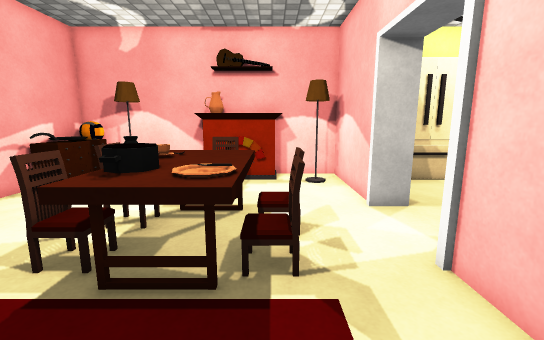
View 1 (above)

24 first-person views from a walk through a 3-D level made in the Unity game engine. The camera is 1.3 m above the floor, tilts 10° down and sees 90° across. Doors are open. The floor is counted in squares, 0.5 m on a side. Each view is taken from the middle of a square. On the plan, view 1 faces up. The plan holds only what a view shows up to about 19 squares ahead; the rest is blank. The player is left out. Surface patterns are stand-ins for the level's own textures.

View 2
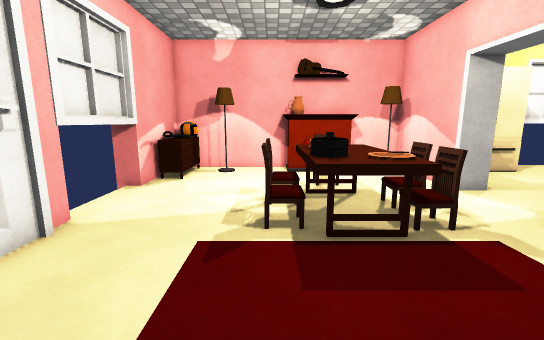

View 3
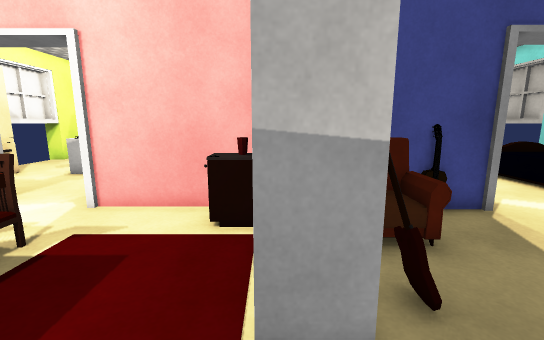

View 4
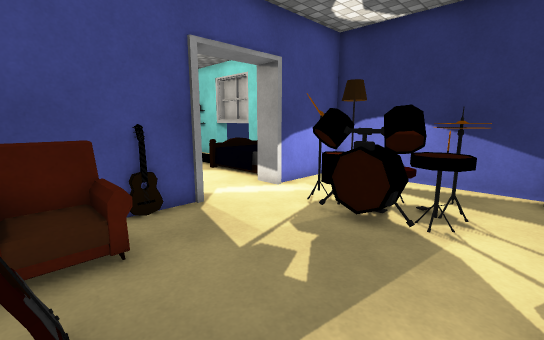

View 5
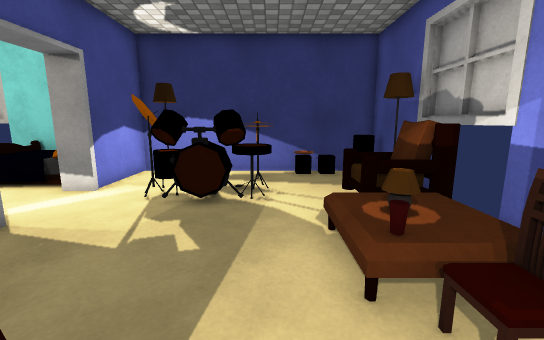

View 6
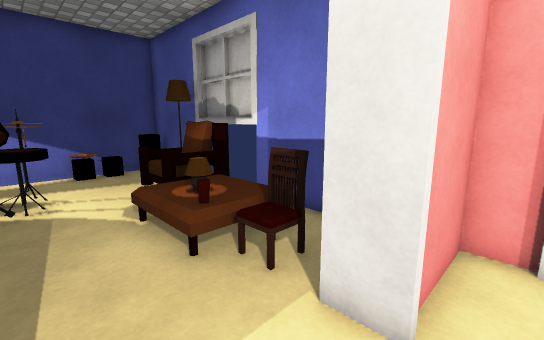

View 7
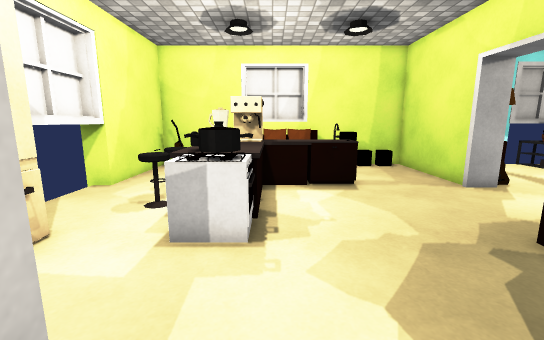

View 8
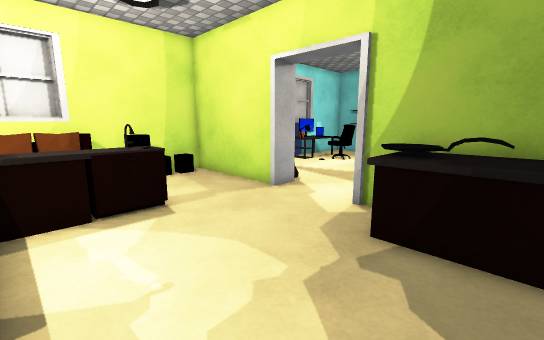

View 9
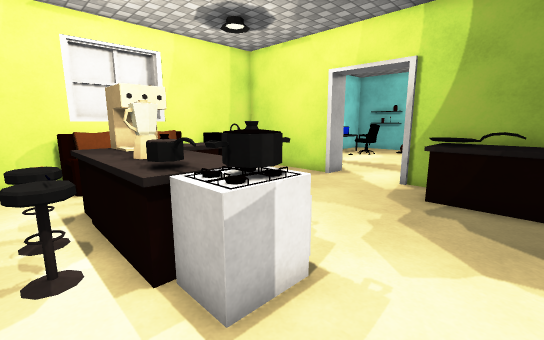

View 10
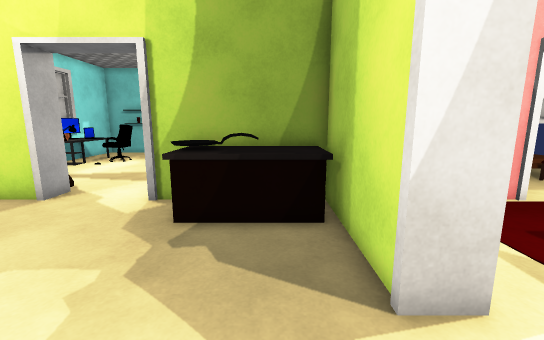

View 11
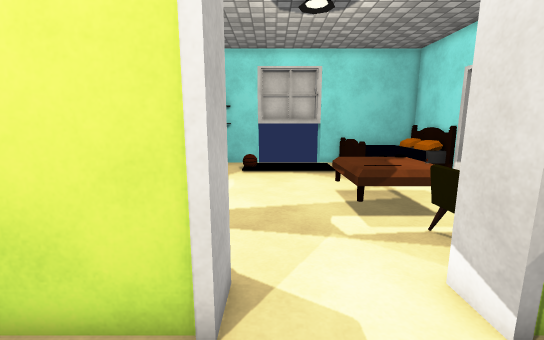

View 12
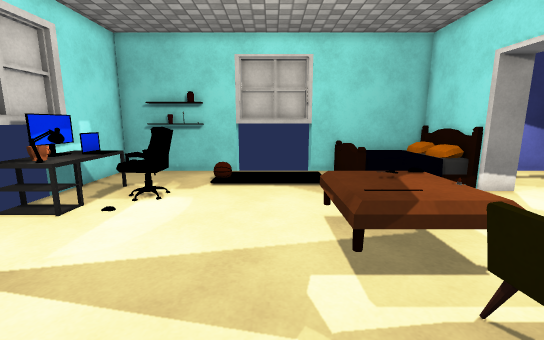

View 13
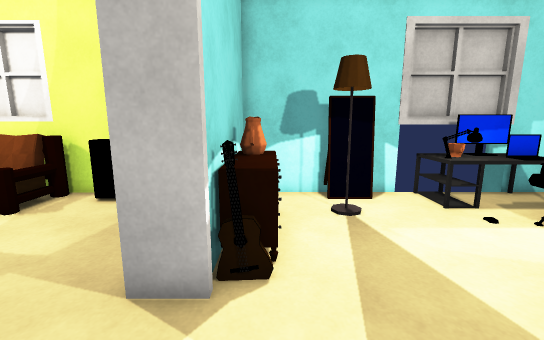

View 14
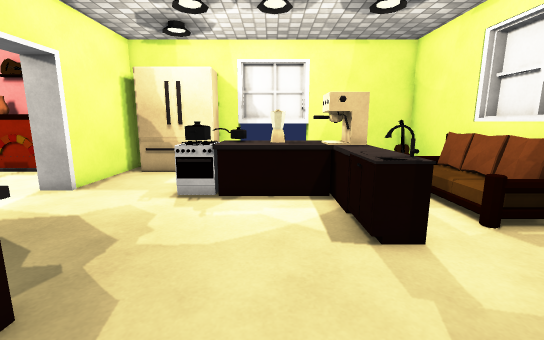

View 15
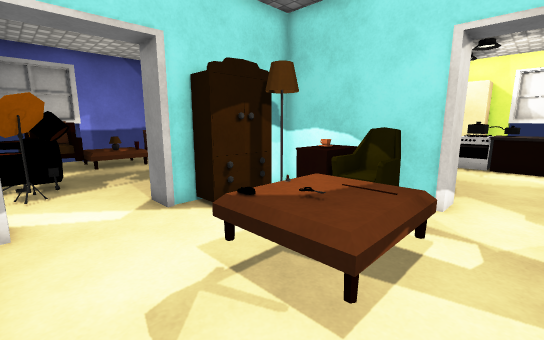

View 16
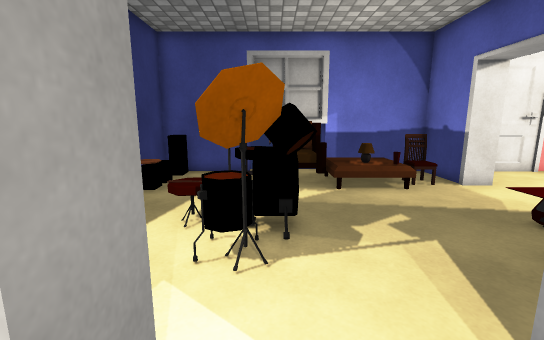

View 17
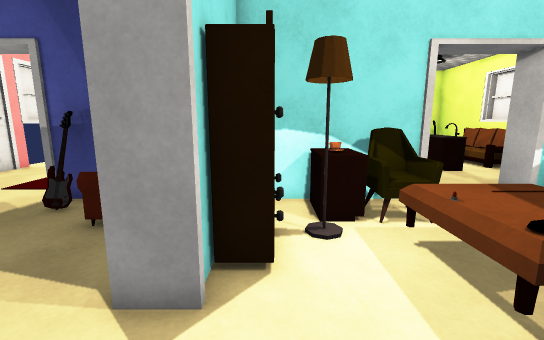

View 18
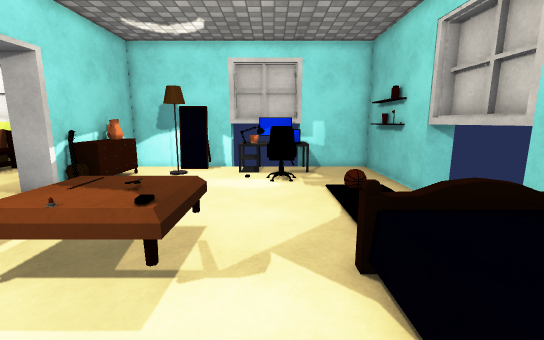

View 19
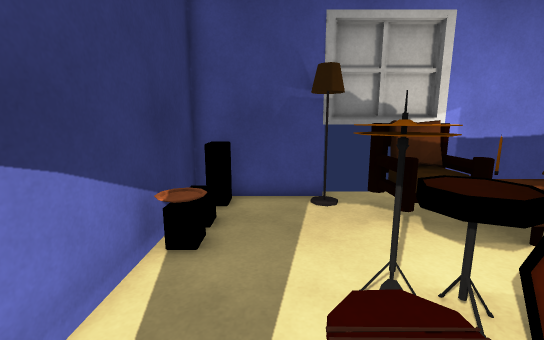

View 20
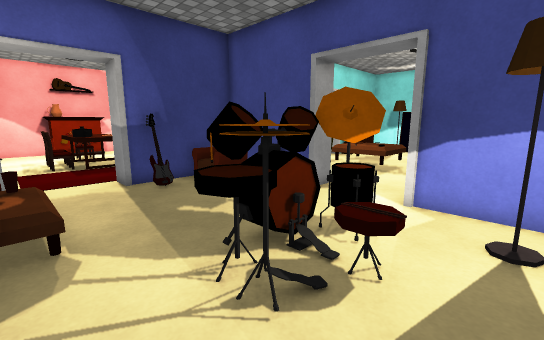

View 21
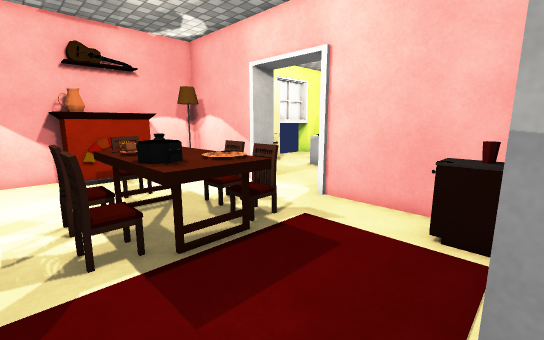

View 22
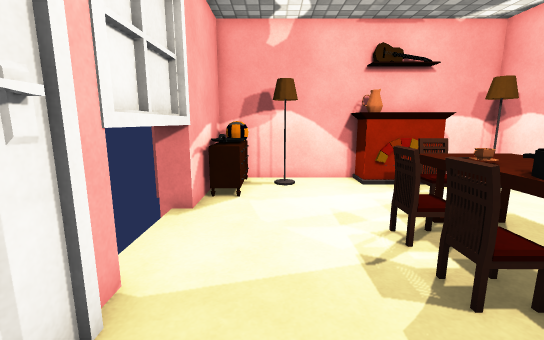

View 23
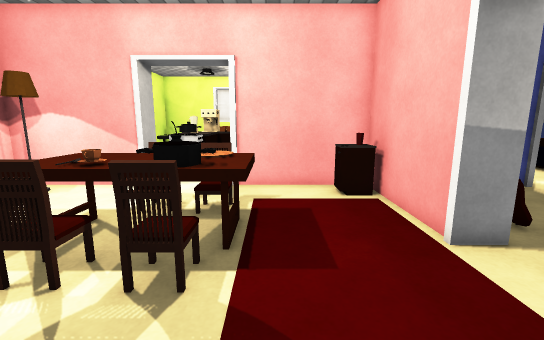

View 24
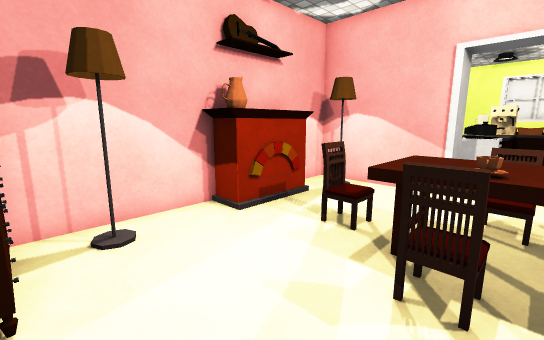

### Floor plan
Ten units are one square. View 1 is at (0, 0); x grows to the right and y downward. Boxes are objects, and circles mark ways between rooms. Rooms are numbered by the first view taken in them; rooms with no view inside come last. Other rooms are left out.
<svg viewBox="-105 -148 315 310">
<path fill="none" stroke="#000" d="M-92 -41 -92 -31M32 -82 32 -137 -95 -137M-94 -39 -94 -19M-98 -69 -98 -56M-25 10 32 10 32 -47M-96 -87 -96 -55M-94 -95 -94 -43M-98 -87 -98 -73M-94 -3 -94 10 -61 10M39 65 39 76 29 76 29 20 -25 20 -25 10M26 111 41 111M39 157 155 157M101 10 101 20 39 20 39 30M-61 10 -61 20 -94 20 -94 157 29 157 29 110M174 157 199 157 199 20 144 20M-96 72 -96 110M-98 72 -98 110M201 101 201 79M203 95 203 79M203 113 203 96M137 16 137 10 199 10 199 -137 89 -137M139 -139 102 -139M201 -51 201 -87M121 -143 104 -143M203 -51 203 -74M203 -76 203 -87M137 -143 122 -143M205 -51 205 -87M32 -47 42 -47 42 10 101 10M42 -138 42 -82 32 -82"/>
<rect x="-95" y="-125" width="20" height="30" fill="#bbb"><title>dresser</title></rect>
<rect x="-65" y="-125" width="10" height="10" fill="#bbb"><title>lamp</title></rect>
<rect x="-45" y="-45" width="20" height="20" fill="#bbb"><title>carpet</title></rect>
<rect x="-45" y="-55" width="10" height="10" fill="#bbb"><title>chair</title></rect>
<rect x="-45" y="-75" width="10" height="20" fill="#bbb"><title>chair</title></rect>
<rect x="-35" y="-85" width="30" height="60" fill="#bbb"><title>table</title></rect>
<rect x="-35" y="-55" width="20" height="20" fill="#bbb"><title>other object</title></rect>
<rect x="-35" y="-75" width="10" height="20" fill="#bbb"><title>other object</title></rect>
<rect x="-35" y="-135" width="40" height="20" fill="#bbb"><title>fireplace</title></rect>
<rect x="-25" y="-105" width="20" height="10" fill="#bbb"><title>chair</title></rect>
<rect x="-5" y="-55" width="20" height="20" fill="#bbb"><title>chair</title></rect>
<rect x="5" y="-15" width="20" height="20" fill="#bbb"><title>other object</title></rect>
<rect x="5" y="-75" width="10" height="20" fill="#bbb"><title>chair</title></rect>
<rect x="15" y="-5" width="10" height="10" fill="#bbb"><title>other object</title></rect>
<rect x="15" y="-125" width="10" height="10" fill="#bbb"><title>lamp</title></rect>
<rect x="-95" y="135" width="20" height="20" fill="#bbb"><title>other object</title></rect>
<rect x="-95" y="105" width="10" height="10" fill="#bbb"><title>lamp</title></rect>
<rect x="-85" y="75" width="10" height="30" fill="#bbb"><title>armchair</title></rect>
<rect x="-75" y="25" width="10" height="20" fill="#bbb"><title>chair</title></rect>
<rect x="-45" y="85" width="60" height="50" fill="#bbb"><title>other object</title></rect>
<rect x="-45" y="95" width="20" height="10" fill="#bbb"><title>other object</title></rect>
<rect x="-25" y="25" width="20" height="10" fill="#bbb"><title>other object</title></rect>
<rect x="-5" y="25" width="10" height="20" fill="#bbb"><title>armchair</title></rect>
<rect x="5" y="135" width="10" height="10" fill="#bbb"><title>lamp</title></rect>
<rect x="15" y="25" width="10" height="20" fill="#bbb"><title>armchair</title></rect>
<rect x="25" y="55" width="10" height="10" fill="#bbb"><title>other object</title></rect>
<rect x="35" y="115" width="60" height="40" fill="#bbb"><title>bed</title></rect>
<rect x="35" y="35" width="20" height="40" fill="#bbb"><title>wardrobe</title></rect>
<rect x="55" y="45" width="10" height="10" fill="#bbb"><title>lamp</title></rect>
<rect x="55" y="25" width="20" height="20" fill="#bbb"><title>other object</title></rect>
<rect x="65" y="25" width="10" height="10" fill="#bbb"><title>other object</title></rect>
<rect x="75" y="45" width="40" height="40" fill="#bbb"><title>table</title></rect>
<rect x="75" y="25" width="20" height="20" fill="#bbb"><title>chair</title></rect>
<rect x="135" y="15" width="10" height="10" fill="#bbb"><title>other object</title></rect>
<rect x="145" y="25" width="40" height="10" fill="#bbb"><title>dresser</title></rect>
<rect x="155" y="95" width="20" height="20" fill="#bbb"><title>other object</title></rect>
<rect x="165" y="145" width="10" height="10" fill="#bbb"><title>other object</title></rect>
<rect x="175" y="115" width="10" height="10" fill="#bbb"><title>other object</title></rect>
<rect x="175" y="105" width="20" height="10" fill="#bbb"><title>other object</title></rect>
<rect x="175" y="95" width="10" height="10" fill="#bbb"><title>other object</title></rect>
<rect x="175" y="85" width="10" height="10" fill="#bbb"><title>other object</title></rect>
<rect x="175" y="75" width="20" height="10" fill="#bbb"><title>other object</title></rect>
<rect x="175" y="45" width="10" height="10" fill="#bbb"><title>lamp</title></rect>
<rect x="185" y="95" width="10" height="10" fill="#bbb"><title>other object</title></rect>
<rect x="185" y="85" width="10" height="10" fill="#bbb"><title>other object</title></rect>
<rect x="185" y="45" width="10" height="20" fill="#bbb"><title>other object</title></rect>
<rect x="45" y="-15" width="50" height="20" fill="#bbb"><title>table</title></rect>
<rect x="45" y="-135" width="50" height="20" fill="#bbb"><title>fridge</title></rect>
<rect x="85" y="-5" width="10" height="10" fill="#bbb"><title>other object</title></rect>
<rect x="85" y="-95" width="20" height="30" fill="#bbb"><title>pot</title></rect>
<rect x="95" y="-75" width="10" height="10" fill="#bbb"><title>stove</title></rect>
<rect x="95" y="-105" width="40" height="40" fill="#bbb"><title>table</title></rect>
<rect x="95" y="-95" width="10" height="10" fill="#bbb"><title>stove</title></rect>
<rect x="105" y="-115" width="20" height="20" fill="#bbb"><title>other object</title></rect>
<rect x="125" y="-115" width="20" height="20" fill="#bbb"><title>other object</title></rect>
<rect x="135" y="-45" width="20" height="20" fill="#bbb"><title>other object</title></rect>
<rect x="135" y="-65" width="20" height="20" fill="#bbb"><title>table</title></rect>
<rect x="135" y="-95" width="20" height="30" fill="#bbb"><title>machine</title></rect>
<rect x="145" y="-105" width="10" height="10" fill="#bbb"><title>table</title></rect>
<rect x="185" y="-35" width="10" height="20" fill="#bbb"><title>other object</title></rect>
<rect x="185" y="-95" width="10" height="60" fill="#bbb"><title>sofa</title></rect>
<rect x="185" y="-135" width="10" height="20" fill="#bbb"><title>other object</title></rect>
<circle cx="-45" cy="15" r="3" fill="#2a7"/>
<circle cx="35" cy="-65" r="3" fill="#2a7"/>
<circle cx="120" cy="20" r="3" fill="#2a7"/>
<text x="-30" y="-60">1</text>
<text x="50" y="90">2</text>
<text x="120" y="-60">3</text>
</svg>
Room 1 opens to room 2. Room 1 opens to room 3. Room 2 opens to room 3.

Where each view was taken, in squares from view 1:
view 1: 0 up, 0 right, facing up
view 2: 2 down, 4 left, facing up
view 3: 1 down, 5 left, facing right
view 4: 3 down, 5 left, facing down-right
view 5: 1 down, 4 left, facing down
view 6: 0 up, 3 left, facing down-left
view 7: 7 up, 3 right, facing right
view 8: 7 up, 6 right, facing down-right
view 9: 11 up, 6 right, facing down-right
view 10: 8 up, 6 right, facing down
view 11: 2 up, 13 right, facing down
view 12: 1 down, 12 right, facing down
view 13: 3 down, 10 right, facing right
view 14: 2 down, 12 right, facing up
view 15: 11 down, 12 right, facing up-left
view 16: 10 down, 5 right, facing left
view 17: 11 down, 5 right, facing up
view 18: 10 down, 4 right, facing right
view 19: 13 down, 0 right, facing left
view 20: 14 down, 6 left, facing up-right
view 21: 1 down, 5 left, facing up-right
view 22: 1 up, 7 left, facing up
view 23: 3 up, 8 left, facing right
view 24: 6 up, 8 left, facing up-right
